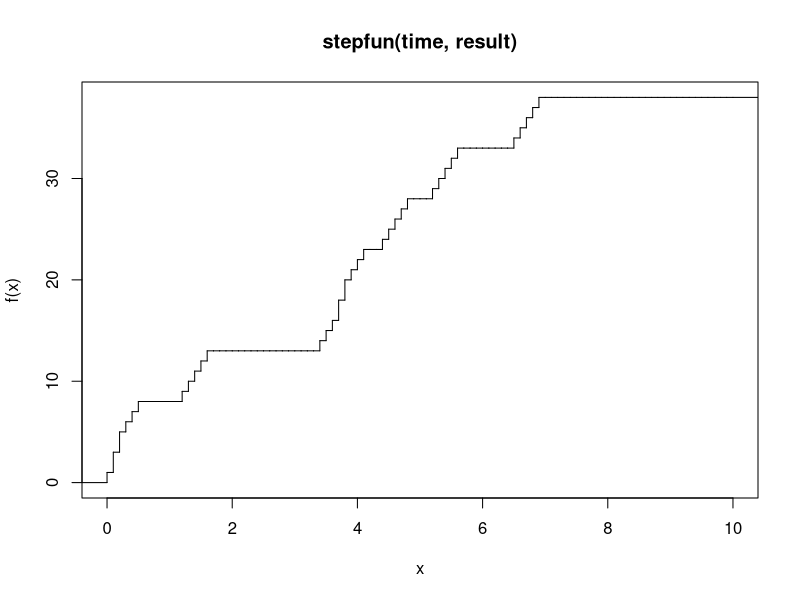

Generate this figure with R:
g <- function(timeVector) {
  nbrOfTimes <- length(timeVector)
  out <- rep(1,nbrOfTimes);
  out[timeVector < 0 ] = 0
  out[timeVector > 0.5 ] = 0
  return(out)
}
n=100;
xsi <- rexp(n, rate = 1)
eta <- rexp(n, rate = 1)

shotNoise <- function(time){
  k1 <- length(xsi[cumsum(xsi) <= 10])
  k2 <- length(eta[cumsum(eta) <=0.5])
  
  x = sum(g(time-cumsum(xsi[cumsum(xsi) <= 10])))+sum(g(time+cumsum(eta[cumsum(eta) <= 0.5])))
  
}

n=100;
time = matrix(seq(0,10,0.1),1)
result = cumsum(c(0,(apply(time, 2, shotNoise))))

plot(stepfun(time,result),xlim = c(0,10), do.points =F)